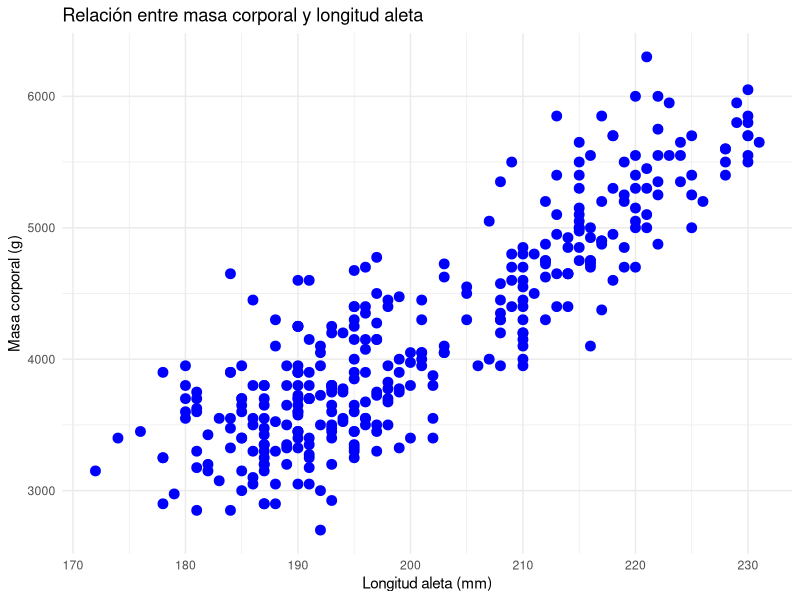
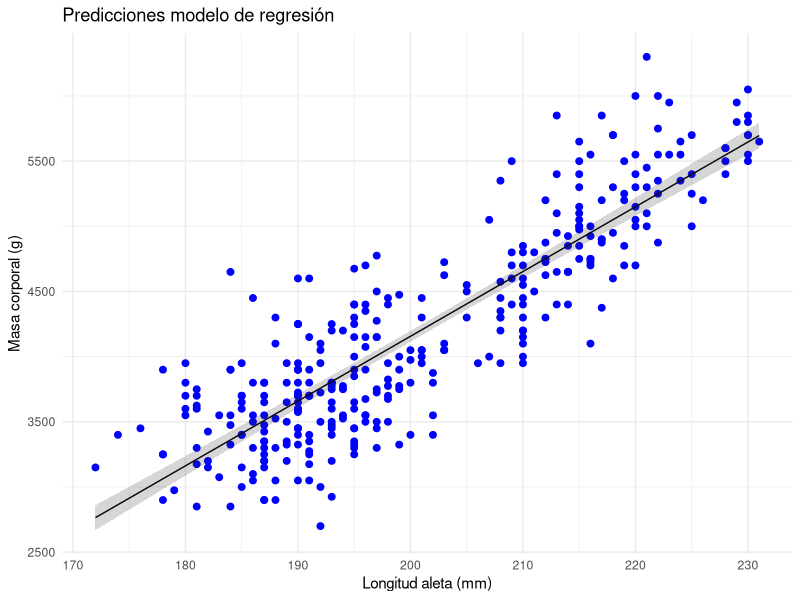
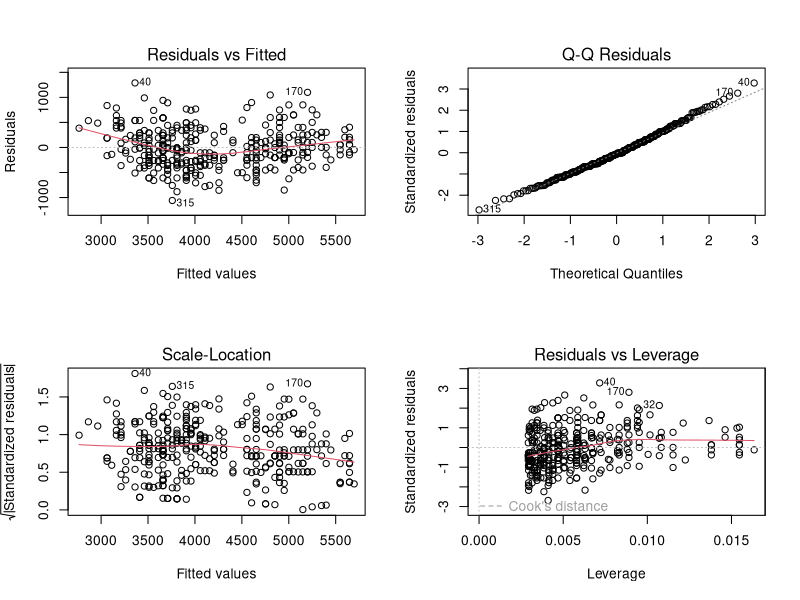

Reproduce these figures in R, in order.
## ---- chunk 1
#| echo: true
library(palmerpenguins)
data(penguins)
head(penguins)
## ---- chunk 2
#| echo: true
#| attr-source: "style='font-size: 0.8em'"
#| attr-output: "style='font-size: 0.2em'"
#| fig-width: 7     # ancho en pulgadas
#| fig-height: 5    # alto en pulgadas
#| fig-align: "center"
library(ggplot2)
ggplot(data = penguins, aes(x = flipper_length_mm, y = body_mass_g)) +  
  geom_point(color = "blue", size = 3) +      
  labs(x = "Longitud aleta (mm)",         
       y = "Masa corporal (g)",                   
      title = "Relación entre masa corporal y longitud aleta "   
  ) +
  theme_minimal()        
## ---- chunk 3
#| echo: true
lm_reg1 <- lm(body_mass_g ~ flipper_length_mm, data = penguins)
## ---- chunk 4
#| echo: true
anova(lm_reg1)
## ---- chunk 5
#| echo: true
summary(lm_reg1)
## ---- chunk 6
#| echo: true
#| attr-source: "style='font-size: 0.5em'"
#| attr-output: "style='font-size: 0.4em'"
#| fig-width: 7     # ancho en pulgadas
#| fig-height: 5    # alto en pulgadas
#| fig-align: "center"
library(broom)
library(tidyverse)
library(dplyr)
preds <- augment(lm_reg1, type.predict = "response", se_fit = TRUE)
preds <- preds %>%
  mutate(lower = .fitted - 1.96 * .se.fit,upper = .fitted + 1.96 * .se.fit)
  
ggplot(data = preds, aes(x = flipper_length_mm, y = body_mass_g)) +  
  geom_point(color = "blue", size = 2) +     
  geom_line(aes(y = .fitted)) +
  geom_ribbon(aes(ymin = lower, ymax = upper), alpha = 0.2) +
  labs(x = "Longitud aleta (mm)",         
       y = "Masa corporal (g)",                   
      title = "Predicciones modelo de regresión"   
  ) +
  theme_minimal()        
## ---- chunk 7
#| echo: true
#| attr-source: "style='font-size: 0.6em'"
#| attr-output: "style='font-size: 0.4em'"
#| fig-width: 6     # ancho en pulgadas
#| fig-height: 6    # alto en pulgadas
#| fig-align: "left"
par(mfrow=c(2,2))
plot(lm_reg1)      
## ---- chunk 8
#| echo: true
#| attr-source: "style='font-size: 0.6em'"
#| attr-output: "style='font-size: 0.4em'"
shapiro.test(residuals(lm_reg1))
## ---- chunk 9
#| echo: true
#| attr-source: "style='font-size: 0.6em'"
#| attr-output: "style='font-size: 0.4em'"
library(lmtest)
resettest(lm_reg1)
## ---- chunk 10
#| echo: true
#| attr-source: "style='font-size: 0.6em'"
#| attr-output: "style='font-size: 0.4em'"
library(car)
ncvTest(lm_reg1)
